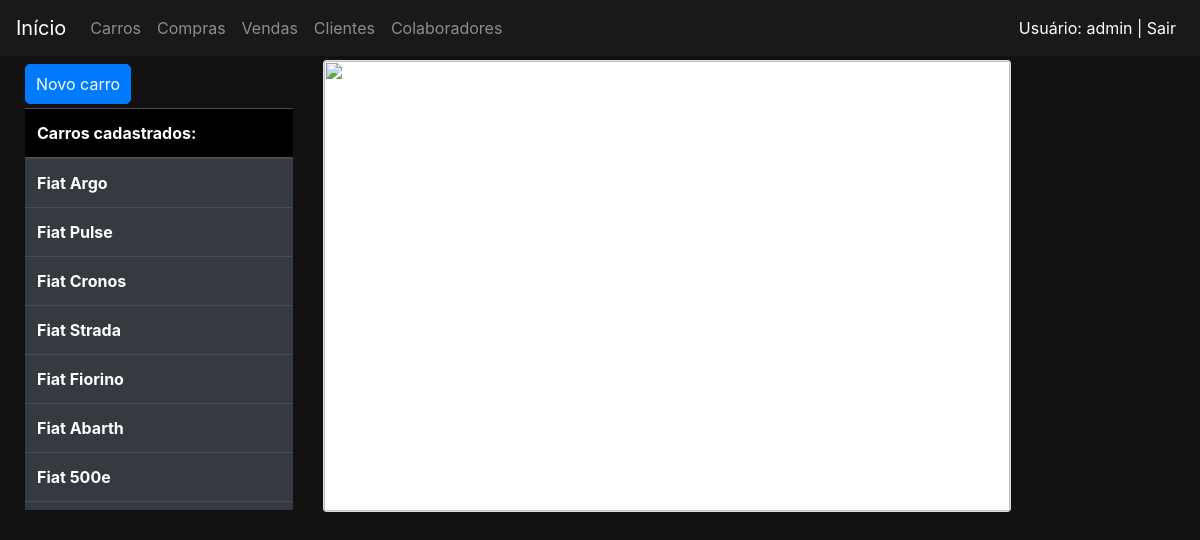
The page /carros/ (signed in) on the database its author committed.
### carros/models.py (models this page shows, shortened)
class Carro(models.Model):
    nome = models.CharField(max_length=30, unique=True)
    slugCarro = models.SlugField(unique=True, null=True, blank=True)
    class Meta:
        permissions = (
            ('permissao_gerente', 'permissao gerente'),
            ('permissao_supervisor', 'permissao supervisor'),
            ('permissao_vendedor', 'permissao vendedor'),
            ('permissao_funcionario', 'permissao todos funcionarios'),
        )

### carros/views.py (the view)
# urls.py: path('', views.carros, name='listar'),
@login_required(login_url=reverse_lazy('login'))
def carros(request):
    carros = Carro.objects.all()
    todasVersoes = Versao.objects.all()
    todasImagens = ""
    for todas in todasVersoes:
        todasImagens += todas.imagem.url + ","
    context = {
        'carros':carros,
        'todasImagens':todasImagens,
    }
    return render(request, 'carros/carros.html', context=context)

### carros/templates/carros/carros.html (shortened to what this page needs)
{% extends 'base.html' %}
{% load static %}
{% block 'body' %}
    <div class="container">
        <div class="row">
            <div class="col-md-3 add-scroll">
                <table class="table table-dark">
                    <thead>
                        <tr>
                            <a href="{% url 'carros:criar' %}" class="btn btn-primary botao">Novo carro</a>
                            <th scope="col" class="headLista">Carros cadastrados:</th>
                        </tr>
                    </thead>
                    <tbody>
                        {% for carro in carros %}
                            <tr>
                                <th><a href=" {% url 'carros:versoes' carro.slugCarro %}">{{ carro.nome }} </a></th>
                            </tr>
                        {% endfor %}
                    </tbody>
                </table>
            </div>
            <div class="col-md-9">
                <div style="width: 43rem;" class="card" style="width: 43rem;">
                    <img id="imagem" width="250px%" height="450px" class="card-img-top" src="">
                </div>
                <br>
            </div>
        </div>
    </div>
{% endblock %}

### templates/base.html (shortened to what this page needs)
{% load static %}
<!doctype html>
<html lang="pt-BR">
  <head>
    <link rel="stylesheet" href="https://cdn.jsdelivr.net/npm/bootstrap@4.6.2/dist/css/bootstrap.min.css">
    <link rel="stylesheet" href=" {% static 'css/css.css' %}">
  </head>
  <body class="fundo">
    <nav class="navbar navbar-expand-lg navbar-dark bg-nav">
      <a class="navbar-brand" href="/">Início</a>
      <div class="collapse navbar-collapse" id="navbarNav">
        <ul class="navbar-nav">
          <li class="nav-item">
            <a class="nav-link" href="{% url 'carros:listar' %}">Carros</a>
          </li>
          <li class="nav-item">
            <a class="nav-link" href=" {% url 'compras:listar' %}">Compras<span class="sr-only">(current)</span></a>
          </li>
          <li class="nav-item">
            <a class="nav-link" href=" {% url 'vendas:listar' %}">Vendas <span class="sr-only">(current)</span></a>
          </li>
          <li class="nav-item">
            <a class="nav-link" href="{% url 'clientes:listar' %}">Clientes</span></a>
          </li>
          <li class="nav-item">
            <a class="nav-link" href="{% url 'colaboradores:listar' %}">Colaboradores</a>
          </li>
        </ul>
        <ul class="navbar-nav ml-auto">
          <li class="nav-item">
            {% if user.is_authenticated %}
              <a class="nav-link" href="{% url 'logout' %}" style="color:white">Usuário: {{ user.get_username }} | Sair</a>
            {% else %}
              <a class="nav-link" href="{% url 'login' %}" style="color:white">Entrar</a>
            {% endif %}
          </li>
        </ul>
      </div>
    </nav>
    {% block 'body' %}{% endblock %}
  </body>
</html>

### templates/static/css/css.css (style rules this page uses)
.fundo { background-color: #121212; color: white; }
.bg-nav { position: fixed; left:0; top: 0; width: 100%; z-index: 9999; background-color: #191919; margin-bottom: 5px; margin-block-end: 10px; }
.container { max-width: 1300px; }
body { margin-top: 30px; padding-top: 30px; margin-left: 10px; }
.add-scroll { overflow: auto; max-height: 450px; }
a { color:white; }
.botao { display: inline-block; padding: 7px 10px; border-radius: 5px; margin-bottom: 4px; margin-right: 4px; margin-top: 4px; }
.headLista { background-color: black; }
.navbar-nav.ml-auto { margin-right: 0; }

### rows shown on the page
Carro: nome "Fiat Argo"
Carro: nome "Fiat Pulse"
Carro: nome "Fiat Cronos"
Carro: nome "Fiat Strada"
Carro: nome "Fiat Fiorino"
Carro: nome "Fiat Abarth"
Carro: nome "Fiat 500e"

### other values the page prints
{{ user.get_username }} "admin"
